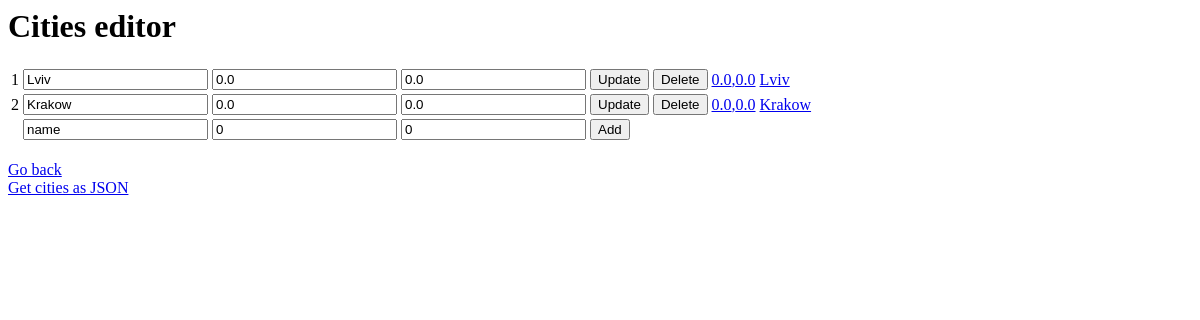
Before: /cities with the older database file.
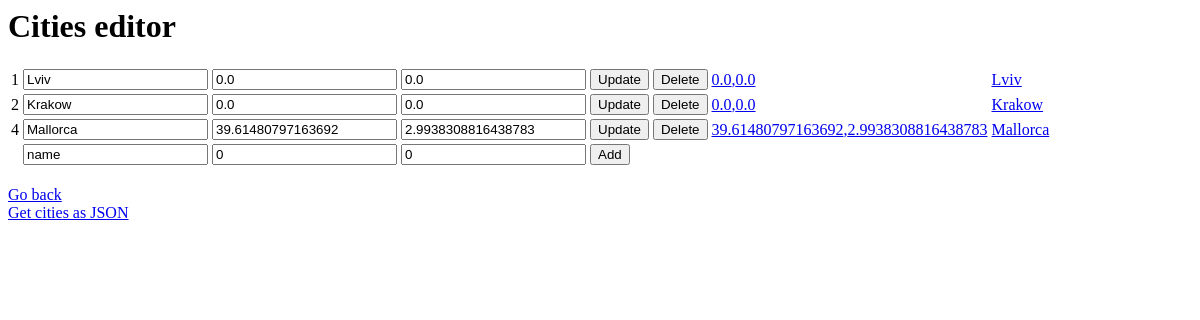
After: the same page with the newer database file.
### app/models/city_model.py (models this page shows, shortened)
class City(db.Model):
    __tablename__ = 'cities'
    id = db.Column(db.Integer, primary_key=True)
    name = db.Column(db.String(100), nullable=False)
    latitude = db.Column(db.Float)
    longitude = db.Column(db.Float)

### app/routes/city.py (the view)
@city_bp.route("/cities")
def list():
    return render_template('cities.html.j2', cities=City.query.all())

### app/templates/cities.html.j2
<html>
<body>
    <h1>Cities editor</h1>
    <table>
        {% for city in cities %}
        <tr>
            <td>{{city.id}}</td>
            <form action="city/{{city.id}}/edit">
                <td><input type="text" name="name" value="{{city.name}}"></td>
                <td><input type="text" name="latitude" value="{{city.latitude}}"></td>
                <td><input type="text" name="longitude" value="{{city.longitude}}"></td>
                <td><input type="submit" value="Update"></td>
            </form>
            <form action="city/{{city.id}}/delete">
                <td><input type="submit" value="Delete"></td>
            </form>
            <td> <a href="https://www.google.com/maps?q={{city.latitude}},{{city.longitude}}" target="_blank">
                    {{city.latitude}},{{city.longitude}}</a></td>
            <td><a href="https://www.google.com/maps?q={{city.name}}" target="_blank">
                    {{city.name}}</a></td>
        </tr>
        {% endfor %}
        <tr>
            <td></td>
            <form action="city/add">
                <td><input type="text" name="name" value="name"></td>
                <td><input type="text" name="latitude" value="0"></td>
                <td><input type="text" name="longitude" value="0"></td>
                <td><input type="submit" value="Add"></td>
            </form>
        </tr>
    </table>
    <br>
    <a href="/">Go back </a><br>
    <a href="/cities_as_json">Get cities as JSON</a><br>
</body>
</html>

Changed rows visible on the page:
added City: id "4", name "Mallorca", latitude "39.61480797163692", longitude "2.9938308816438783"
